Frame 1 (no input): blank canvas, image omitted
Frame 60 (no input): blank canvas, image omitted
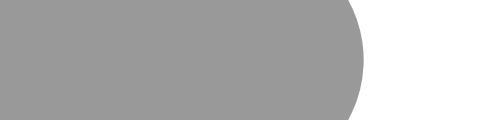
Frame 120 (the mouse pressed at the canvas centre since frame 60)

The p5.js sketch whose frames 1 and 60 were blank and that drew this single picture after the mouse press (run headless with seeded random() and noise() and a simulated clock; from frame 60 on, the mouse is pressed at the canvas centre):

// p5.js sketch
// ── sketch.js
/*
note: 
Each trip through draw() is called a frame. The default frame rate is 60 frames per second
*/

function setup() {
  createCanvas(480, 120);
  strokeWeight(4);
  stroke(0, 102);

}

function draw() {
  var weight = dist(mouseX, mouseY, pmouseX, pmouseY);
  strokeWeight(weight);
  line(mouseX, mouseY, pmouseX, pmouseY);
}
